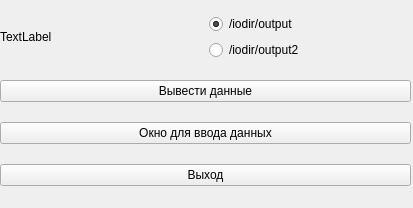
<?xml version="1.0" encoding="UTF-8"?>
<ui version="4.0">
 <class>Widget</class>
 <widget class="QWidget" name="Widget">
  <property name="geometry">
   <rect>
    <x>0</x>
    <y>0</y>
    <width>413</width>
    <height>208</height>
   </rect>
  </property>
  <property name="windowTitle">
   <string>Widget</string>
  </property>
  <property name="styleSheet">
   <string notr="true"/>
  </property>
  <widget class="QWidget" name="verticalLayoutWidget">
   <property name="geometry">
    <rect>
     <x>0</x>
     <y>0</y>
     <width>411</width>
     <height>201</height>
    </rect>
   </property>
   <layout class="QVBoxLayout" name="verticalLayout">
    <item>
     <layout class="QHBoxLayout" name="horizontalLayout">
      <item>
       <widget class="QLabel" name="label">
        <property name="text">
         <string>TextLabel</string>
        </property>
       </widget>
      </item>
      <item>
       <layout class="QVBoxLayout" name="verticalLayout_2">
        <item>
         <widget class="QRadioButton" name="radioButton">
          <property name="text">
           <string>/iodir/output</string>
          </property>
          <property name="checked">
           <bool>true</bool>
          </property>
         </widget>
        </item>
        <item>
         <widget class="QRadioButton" name="radioButton_2">
          <property name="text">
           <string>/iodir/output2</string>
          </property>
         </widget>
        </item>
       </layout>
      </item>
     </layout>
    </item>
    <item>
     <widget class="QPushButton" name="pushButton_2">
      <property name="text">
       <string>Вывести данные</string>
      </property>
     </widget>
    </item>
    <item>
     <widget class="QPushButton" name="pushButton">
      <property name="text">
       <string>Окно для ввода данных</string>
      </property>
     </widget>
    </item>
    <item>
     <widget class="QPushButton" name="pushButton_3">
      <property name="text">
       <string>Выход</string>
      </property>
     </widget>
    </item>
   </layout>
  </widget>
 </widget>
 <resources/>
 <connections/>
</ui>
